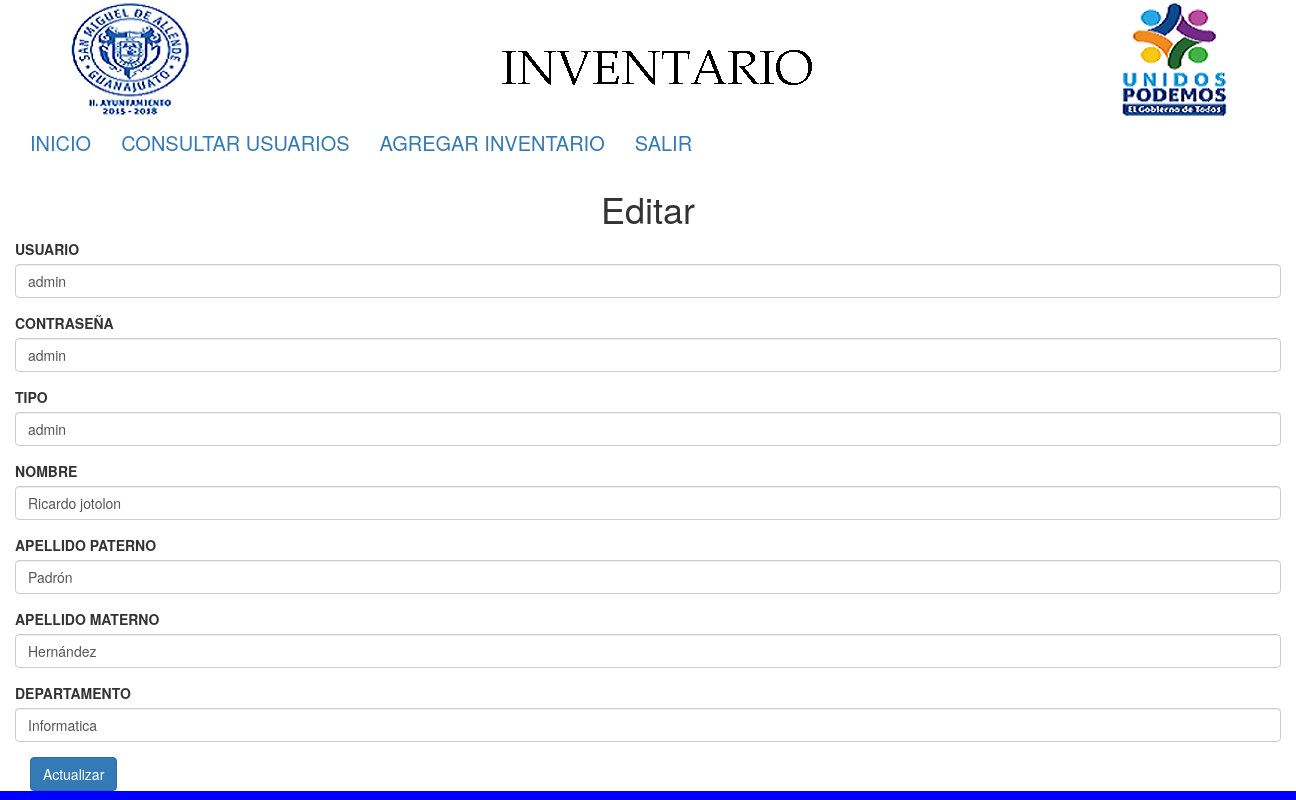
Page /admin/editarusuarios.php?id=1 (signed in) on the committed database.
### tables this page shows
CREATE TABLE `usuarios` (
  `id` int(11) NOT NULL,
  `usuario` varchar(50) NOT NULL,
  `password` varchar(50) NOT NULL,
  `tipo` varchar(50) NOT NULL,
  `nombre` varchar(50) NOT NULL,
  `ape_pat` varchar(50) NOT NULL,
  `ape_mat` varchar(50) NOT NULL,
  `departamento` varchar(50) NOT NULL
);

### admin/editarusuarios.php (the view, shortened to what this page needs)
<!DOCTYPE html>
<html lang="">
	<head>
		<link rel="stylesheet" href="../css/bootstrap.css">
		<link rel="stylesheet" href="../css/style.css">
	</head>
	<body>
		<?php
    include("../querys/conexion.php");
	$query="SELECT * FROM usuarios WHERE id=".$_GET['id'];
		$resultado=mysqli_query($conexion,$query);
		$registro=mysqli_fetch_array($resultado);
		?>
		<div class="container">
		<img src="../imagenes/encabezado.png">
		<?php
		include 'menuadmin.php';
?>
			<h1 class="text-center">Editar</h1>
			<form action="../querys/actualizarusuarios.php" method="POST" class="form-vertical" role="form">
				<div class="form-group">
					<label for="usuario">USUARIO</label>
					<input value="<?php echo $registro['usuario']; ?>" type="text" class="form-control" name="usuario" id="usuario">
				</div>
				<div class="form-group">
					<label for="password">CONTRASEÑA</label>
					<input value="<?php echo $registro['password']; ?>" class="form-control" type="text" name="password" id="password">
				</div>
				<div class="form-group">
					<label for="tipo">TIPO</label>
					<input value="<?php echo $registro['tipo']; ?>" type="text" class="form-control" name="tipo" id="tipo" placeholder="USER/ADMIN">
				</div>
				<div class="form-group">
					<label for="nombre">NOMBRE</label>
					<input value="<?php echo $registro['nombre']; ?>" type="text" class="form-control" name="nombre" id="nombre" >
				</div>
				<div class="form-group">
					<label for="ape_pat">APELLIDO PATERNO</label>
					<input value="<?php echo $registro['ape_pat']; ?>" type="text" class="form-control" name="ape_pat" id="ape_pat">
				</div>
				<div class="form-group">
					<label for="ape_mat">APELLIDO MATERNO</label>
					<input value="<?php echo $registro['ape_mat']; ?>" class="form-control" type="text" name="ape_mat" id="ape_mat">
				</div>
					<div class="form-group">
					<label for="departamento">DEPARTAMENTO</label>
					<input value="<?php echo $registro['departamento']; ?>" type="text" class="form-control" name="departamento" id="departamento">
				</div>
				<div class="form-group">
					<div class="col-sm-12">
						<button type="submit" class="btn btn-primary">Actualizar</button>
					</div>
				</div>
			</form>
		</div>
	</body>
</html>

### css/style.css (style rules this page uses)
body { background-color: blue; }

### rows in the picture
usuarios: usuario "admin", password "admin", tipo "admin", nombre "Ricardo jotolon", ape_pat "Padrón", ape_mat "Hernández", departamento "Informatica"
